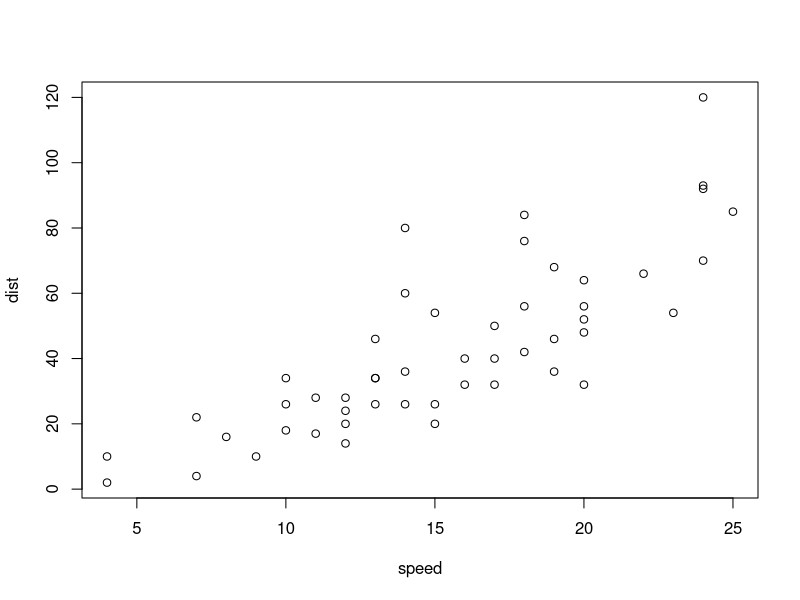
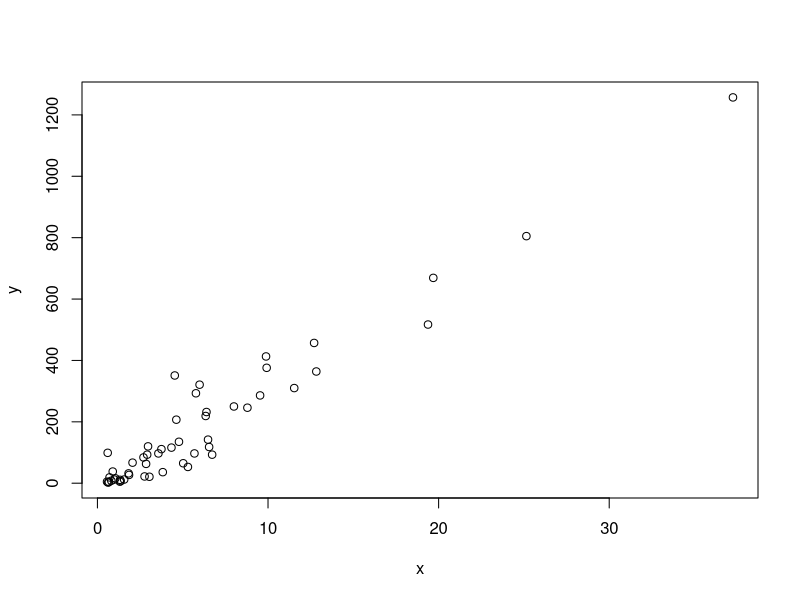
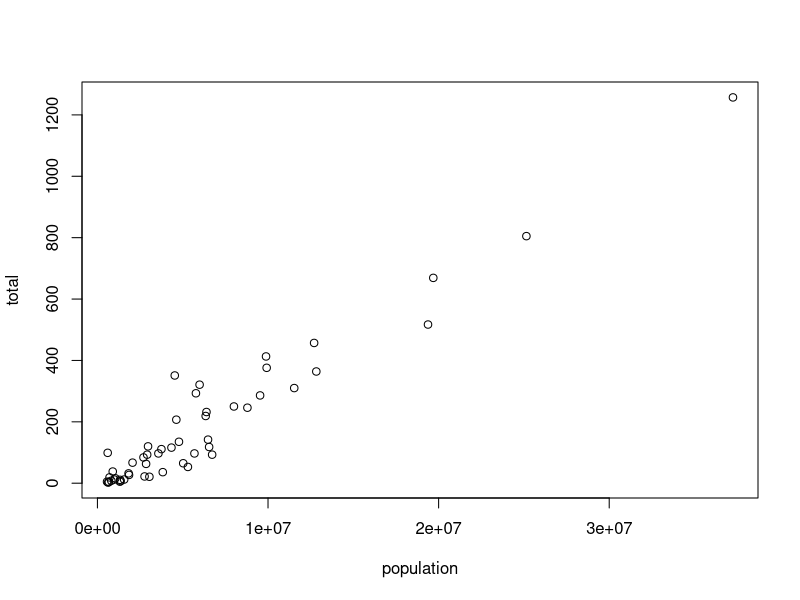
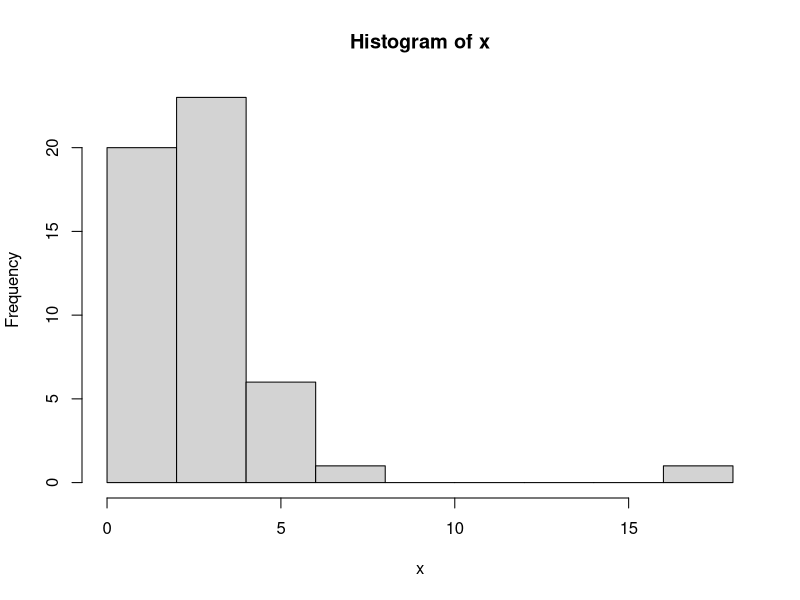
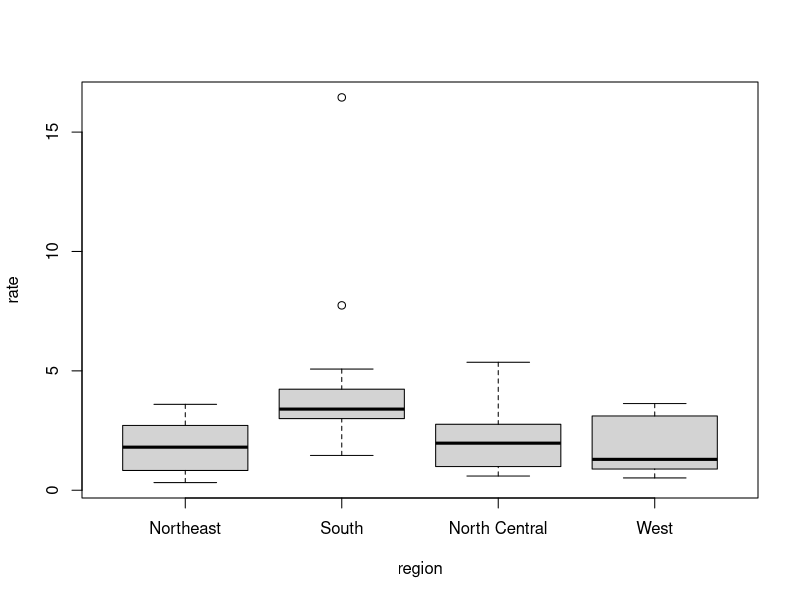
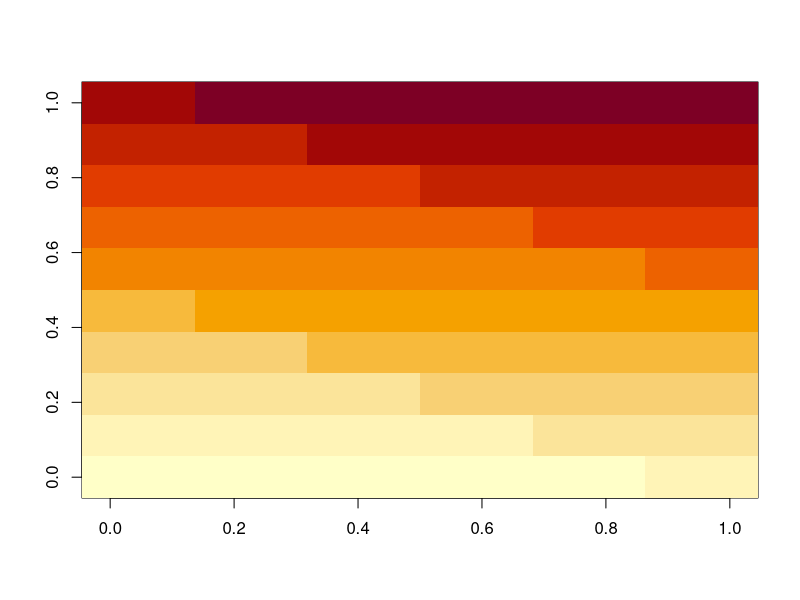
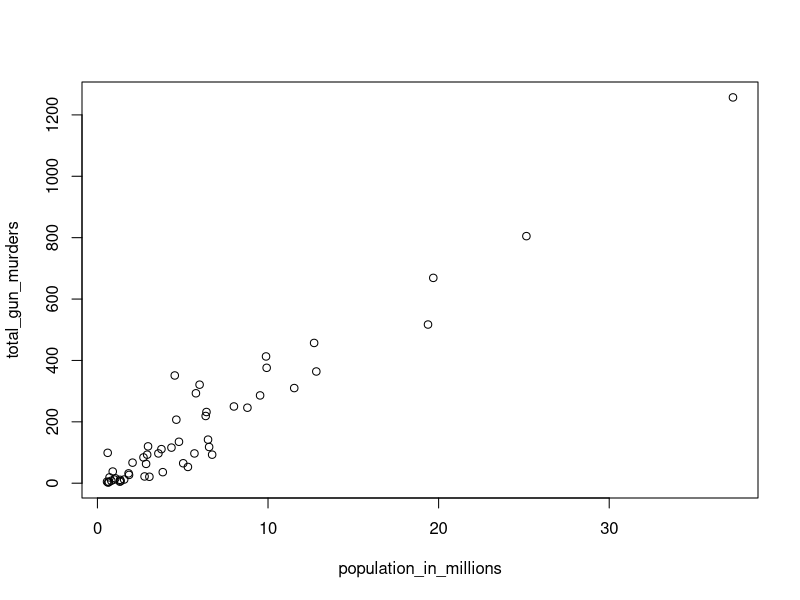
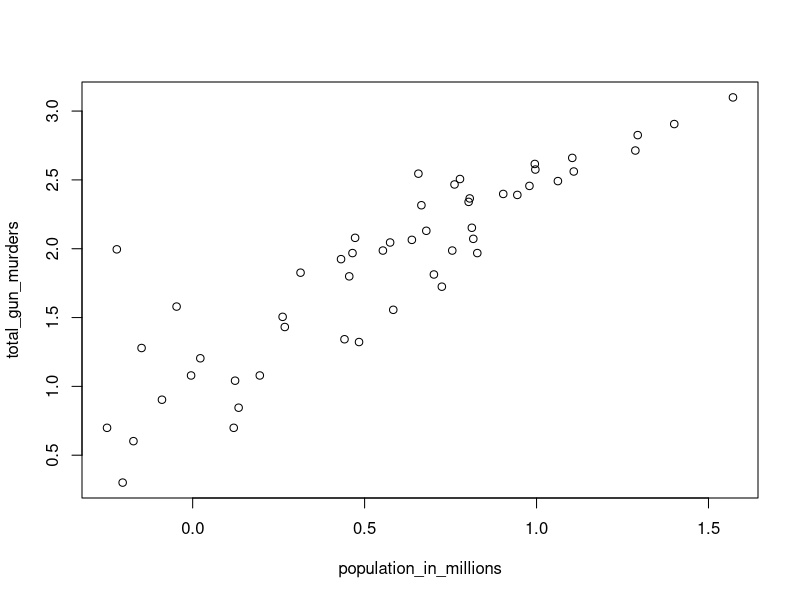

Here is the R script that generated these plots, in order:
## ---- chunk 1
plot(cars)
## ---- chunk 2
x<- c(1, "canada", 3)
## ---- chunk 3
x
class(x)
## ---- chunk 4
x<- 1:5
y<- as.character(x)
y
## ---- chunk 5
as.numeric(y)
## ---- chunk 6
x<- c("1", "b", "3")
as.numeric(x)
## ---- chunk 7
temp<- c(35, 88, 42, 84, 81, 30)
## ---- chunk 8
city<- c("Beijing", "Lagos", "Paris", "Rio de Janeiro", "San Juan", "Toronto")
## ---- chunk 9
names(temp)<- city
## ---- chunk 10
temp[1:3]
## ---- chunk 11
temp[c("Paris", "San Juan")]
## ---- chunk 12
c(12:73)
## ---- chunk 13
seq(1,99,2)
## ---- chunk 14
length(seq(6, 55, 4/7))
## ---- chunk 15
a<- seq(1, 10, 0.5)
class(a)
## ---- chunk 16
a<- seq(1, 10)
class(a)
## ---- chunk 17
class(a<-1)
class(a<-1L)
## ---- chunk 18
x<- c("1", "3", "5")
## ---- chunk 19
x<- c("1", "3", "5")
as.integer(x)
## ---- chunk 20
library(dslabs)
data(murders)
sort(murders$total)
## ---- chunk 21
x<- c(31, 4, 15, 92, 65)
sort(x)
## ---- chunk 22
index<- order(x)
x[index]
## ---- chunk 23
x
order(x)
## ---- chunk 24
murders$state[1:6]
murders$abb[1:6]
## ---- chunk 25
index <- order(murders$total)
murders$abb[index]
## ---- chunk 26
max(murders$total)
## ---- chunk 27
i_max<- which.max(murders$total)
murders$state[i_max]
## ---- chunk 28
x<- c(31, 4, 15, 92, 65)
rank(x)
## ---- chunk 29
x<- c(1,2,3)
y<- c(10, 20, 30, 40, 50, 60, 70)
x+y
## ---- chunk 30
library(dslabs)
data("murders")
## ---- chunk 31
murders$population
pop<- murders$population
sort(pop)
sort(pop)[1]
## ---- chunk 32
order(pop)
## ---- chunk 33
which.min(murders$population)
## ---- chunk 34
ind<- which.min(murders$population)
murders$state[ind]
## ---- chunk 35
ranks<- rank(murders$population)
my_df <- data.frame(murders$state, ranks)
my_df
## ---- chunk 36
ind<- order(murders$population)
x[ind]
## ---- chunk 37
data("na_example")
str(na_example)
## ---- chunk 38
mean(na_example)
## ---- chunk 39
is.na(na_example)
sum(is.na(na_example))
## ---- chunk 40
mean(na_example, na.rm=TRUE)
## ---- chunk 41
library(dslabs)
data("murders")
murders$state[which.max(murders$population)]

## ---- chunk 42
inches<- c(69, 62, 66, 70, 70, 73, 67, 73, 67, 70)
## ---- chunk 43
inches* 2.54
## ---- chunk 44
inches - 69
## ---- chunk 45
murders_rate <- murders$total / murders$population * 100000
## ---- chunk 46
murders$abb[order(murders_rate)]
## ---- chunk 47
Fah<- c(35, 88, 42, 84, 81, 30)
Cel<- 5/9 * (Fah-32)
city_temps <- data.frame(name=city, temperature=Cel)
city_temps
## ---- chunk 48
n<- seq(1:100)
sum(1/n^2)
## ---- chunk 49
murders_rate<- murders$total/murders$population *100000
mean(murders_rate)
## ---- chunk 50
ind<- murders_rate < 0.71
## ---- chunk 51
ind<- murders_rate <= 0.71
## ---- chunk 52
murders$state[ind]
## ---- chunk 53
sum(ind)
## ---- chunk 54
TRUE&TRUE
TRUE&FALSE
FALSE&FALSE
## ---- chunk 55
west<- murders$region == "West"
safe<- murders_rate <= 1
## ---- chunk 56
ind<- safe&west
murders$state[ind]
## ---- chunk 57
ind<- which(murders$state == "California")
murders_rate[ind]
## ---- chunk 58
ind<- match(c("New York", "Florida", "Texas"), murders$state)
ind
## ---- chunk 59
murders_rate[ind]
## ---- chunk 60
c("Boston", "Dakota", "Washington") %in% murders$state

## ---- chunk 61
match(c("New York", "Florida", "Texas"), murders$state)
which(murders$state%in%c("New York", "Florida", "Texas"))
## ---- chunk 62
murders_rate
low<- murders_rate <= 1
## ---- chunk 63
ind<- which(low)
ind
## ---- chunk 64
murders$state[ind]
## ---- chunk 65
northeast<- which(murders$region == "Northeast")
ind<- which(low & northeast)
murders$state[ind]
## ---- chunk 66
mean(murders_rate)
length(which(murders_rate <= 2.779125))
## ---- chunk 67
match(c("AK", "MI", "IA"), murders$abb)
murders$state[2]
murders$state[23]
murders$state[16]
## ---- chunk 68
c("MA", "ME", "MI", "MO", "MU") %in% murders$abb 
## ---- chunk 69
x<- c("MA", "ME", "MI", "MO", "MU") %in% murders$abb 
!x
which(!x == TRUE)
## ---- chunk 70
x<- murders$population / 10^6
y<- murders$total
plot(x,y)
## ---- chunk 71
with(murders, plot(population, total))
## ---- chunk 72
x<- with(murders, total / population * 100000)
hist(x)
## ---- chunk 73
murders$state[which.max(x)]
## ---- chunk 74
murders$rate<- with(murders, total/population * 100000)
boxplot(rate~region, data=murders)
## ---- chunk 75
x<- matrix(1:120, 12, 10)
image(x)
## ---- chunk 76
population_in_millions<- murders$population/10^6
total_gun_murders<- murders$total
plot(population_in_millions, total_gun_murders)
## ---- chunk 77
population_in_millions<- log(murders$population/10^6, base=10)
total_gun_murders<- log(murders$total, base=10)
plot(population_in_millions, total_gun_murders)
## ---- chunk 78
x<- with(murders, population)
hist(x)
## ---- chunk 79
boxplot(population~region, data=murders)
